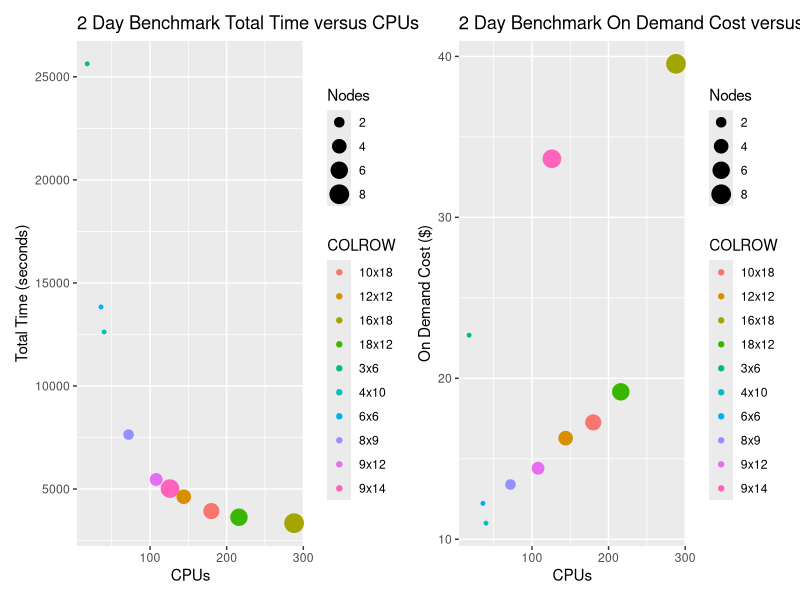

Recreate this plot in R.
library(ggplot2)
library(patchwork) # To display 2 charts together

# Script author: Liz Adams
# Affiliation: UNC CMAS Center 
# example from http://monashbioinformaticsplatform.github.io/2015-11-30-intro-r/ggplot.html
# 2nd example from https://r-graph-gallery.com/line-chart-dual-Y-axis-ggplot2.html

#setwd("/proj/ie/proj/CMAS/CMAQ/cyclecloud-cmaq/qa_scripts/")
curr_wd<-getwd()
setwd(curr_wd)

png(file = paste('hc44rs','_','Time','_','CPUs','.png',sep=''), width = 1024, height = 768, bg='white')
csv_data<- read.csv("../docs/user_guide_cyclecloud/qa/scaling_HC44rs.csv",sep="\t", skip =0, header = TRUE, comment.char = "",check.names = FALSE, quote="", )
print(csv_data)
p1 <- ggplot(csv_data, aes(y=TotalTime, x=CPUs, size=Nodes, color=COLROW)) +
    geom_point() + ggtitle("2 Day Benchmark Total Time versus CPUs") + scale_y_continuous(name = "Total Time (seconds)")

p2 <- ggplot(csv_data, aes(y=OnDemandCost, x=CPUs, size=Nodes, color=COLROW)) +
    geom_point() + ggtitle("2 Day Benchmark On Demand Cost versus CPUs") + scale_y_continuous(name = "On Demand Cost ($)")

# Display both charts side by side thanks to the patchwork package
p1 + p2
